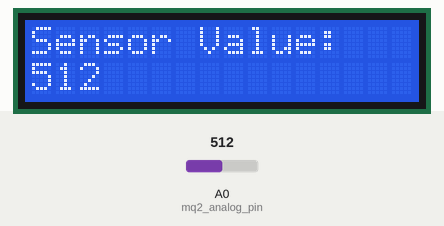
The sketch below on a simulated Arduino Uno, built with avr-gcc and run on an emulated ATmega328P. On the bench: 16×2 character LCD. Inputs (shaded band) come from the test bench; at power-on: A0 (mq2_analog_pin) = 512. What the sketch prints to the serial monitor is not drawn.

Above: at 1.2 s.
1.3 s: A0 (mq2_analog_pin) set to 716
At 3.3 s:
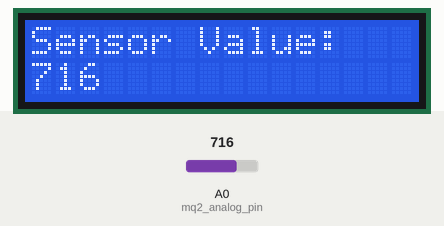
3.6 s: A0 (mq2_analog_pin) set to 900
At 5.2 s:
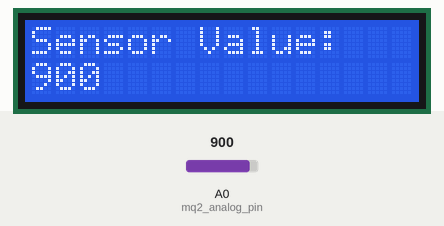
5.6 s: A0 (mq2_analog_pin) set to 1023
At 7.1 s:
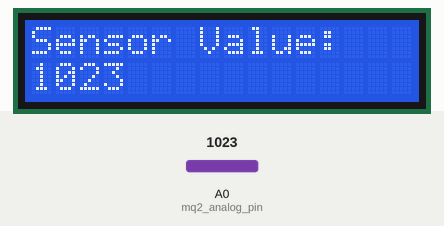
Timing chart, 0 to 8.6 s (numbered marks = the images above; inputs shaded):
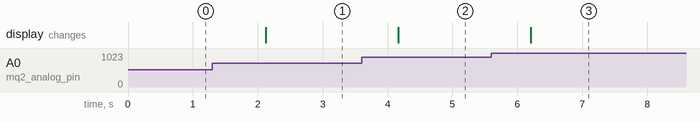

The sketch:

mq2_gas-sensor.ino
```cpp
// This Code is Designed by Prince Kushwaha
#include <Wire.h>  // Include the Wire library for I2C communication
#include <LiquidCrystal_I2C.h>  // Include the LiquidCrystal_I2C library

// Define the address for the LCD (you might need to change this based on your I2C module)
#define LCD_ADDRESS 0x27
#define LCD_COLUMNS 16
#define LCD_ROWS 2

// Define the analog pin connected to the MQ-2 sensor
const int mq2_analog_pin = A0;

// Initialize the LCD with the I2C address and number of columns and rows
LiquidCrystal_I2C lcd(LCD_ADDRESS, LCD_COLUMNS, LCD_ROWS);

void setup() {
  // Initialize serial communication at 9600 baud
  Serial.begin(9600);

  // Initialize the LCD
  lcd.init();

  // Turn on the backlight
  lcd.backlight();
}

void loop() {
  // Read the analog value from the MQ-2 sensor
  int sensor_value = analogRead(mq2_analog_pin);

  // Convert the analog value to voltage
  float voltage = sensor_value * (5.0 / 1023.0);

  // Print the sensor value and voltage to the serial monitor
  Serial.print("Sensor Value: ");
  Serial.print(sensor_value);
  Serial.print(", Voltage: ");
  Serial.println(voltage);

  // Clear the LCD
  lcd.clear();

  // Print sensor value and voltage on the LCD
  lcd.setCursor(0, 0);
  lcd.print("Sensor Value:");
  lcd.setCursor(0, 1);
  lcd.print(sensor_value);

  // Delay for a short period before reading again
  delay(1000);
}
```

Measured:
- after the input at 1.3 s, the display: changes after 0.83 s (image 1)
- after the input at 3.6 s, the display: changes after 0.57 s (image 2)
- after the input at 5.6 s, the display: changes after 0.61 s (image 3)
